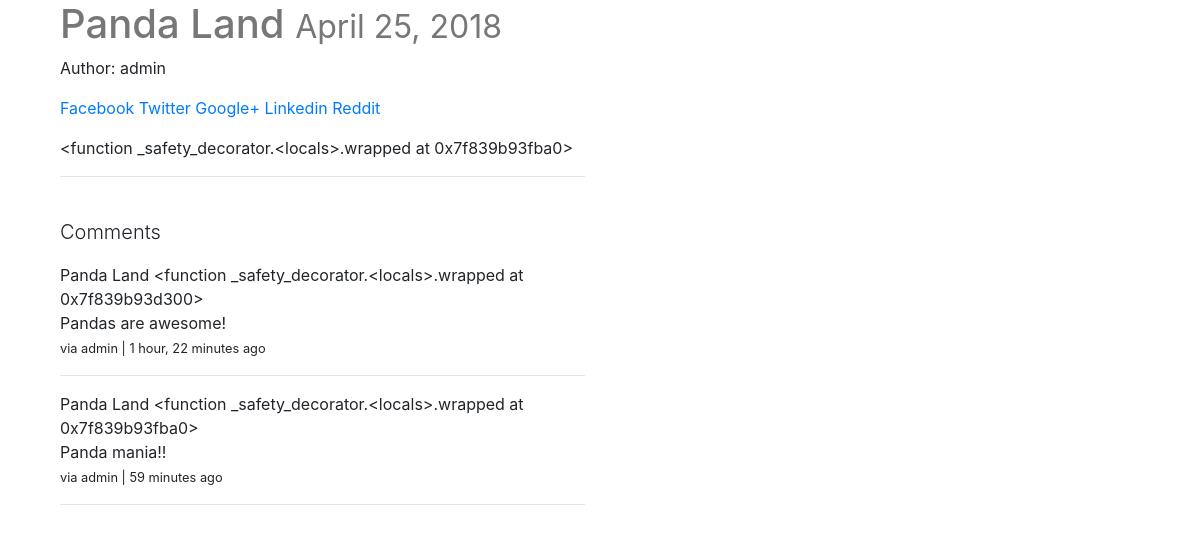
The app's page /posts/Panda/ with its own data.
### posts/models.py (models this page shows, shortened)
class Post(models.Model):
    user = models.ForeignKey(settings.AUTH_USER_MODEL, on_delete=models.CASCADE, default=1)
    title = models.CharField(max_length=120)
    slug = models.SlugField(unique=True)
    image = models.ImageField(
        upload_to=upload_location,
        null=True,
        blank=True,
        width_field ='width_field',
        height_field='height_field')
    height_field = models.IntegerField(null=True, default=0)
    width_field = models.IntegerField(null=True, default=0)
    content = models.TextField()
    draft = models.BooleanField(default=False)
    publish = models.DateField(auto_now=False, auto_now_add=False)
    last_updated = models.DateTimeField(auto_now=True, auto_now_add=False)
    timestamp = models.DateTimeField(auto_now=False, auto_now_add=True)
    objects = PostManager()
    def __str__(self):
        return self.title
    class Meta:
        ordering = [
            '-timestamp',
            '-last_updated'
        ]
    def get_markdown(self):
        content = self.content
        return mark_safe(markdown(content)) #Wraps in markdown and marksafe to allow proper rendering

### comments/models.py (models this page shows, shortened)
class Comment(models.Model):
    user           = models.ForeignKey(settings.AUTH_USER_MODEL, on_delete=models.CASCADE, default=1)
    content_type   = models.ForeignKey(ContentType, on_delete=models.CASCADE)
    object_id      = models.PositiveIntegerField()
    content_object = GenericForeignKey('content_type', 'object_id')
    content     = models.TextField()
    timestamp   = models.DateTimeField(auto_now_add=True)

### posts/views.py (the view)
# urls.py: path('<slug:slug>/', post_detail, name="detail"),
def post_detail(request, slug=None):
    instance = get_object_or_404(Post, slug=slug)
    if instance.draft or instance.publish > timezone.now().date():
        if not request.user.is_staff or not request.user.is_superuser:
            raise Http404
    share_string = quote_plus(instance.content)
    content_type = ContentType.objects.get_for_model(Post)
    obj_id = instance.id
    comments = Comment.objects.filter(content_type=content_type, object_id=obj_id)
    context = {
        "title": instance.title,
        "instance": instance,
        "share_string": share_string,
        "comments": comments
    }
    return render(request, "post_detail.html", context)

### posts/templatetags/urlify.py (called while the page is built)
@register.filter
def urlify(value):
    return quote_plus(value)

### templates/post_detail.html (shortened to what this page needs)
{% extends 'base.html' %}
{% load urlify %}
{% block content %}
    <div class='col-sm-6 col-sm-offset-3'>
        <h1>{{ title }} <small> {% if instance.draft %} <span style='color:red;'>Draft</span> {% endif %}  {{ instance.publish }} </small> </h1>
        {% if instance.user %}
            <p>Author: {{ instance.user }}</p>
        {% endif %}
        <p>
            <a href="https://www.facebook.com/sharer/sharer.php?u={{ request.build_absolute_uri }}">
                Facebook
            </a>
            <a href="https://twitter.com/home?status={{ instance.content|truncatechars:80|urlify }}%20{{ request.build_absolute_uri }}/">
                Twitter
            </a>
            <a href='https://plus.google.com/share?url={{ request.build_absolute_uri }}'>Google+</a>
            <a href="https://www.linkedin.com/shareArticle?mini=true&url={{ request.build_absolute_uri }}/&title={{ instance.title}}&summary={{ share_string }}&source={{ request.build_absolute_uri }}">
                Linkedin
            </a>
            <a href="http://www.reddit.com/submit?url={{ request.build_absolute_uri }}&title={{ instance.title}}.">Reddit</a>
        </p>
        <div class="row">
            <div class="col-sm-12">
                <div class='post-detail-item'>
                    {{ instance.get_markdown }}
                </div>
                <hr>
                <br/>
                <div>
                    <p class='lead'>Comments</p>
                    {% for comment in comments %}
                    {{ comment.content_object }}
                    {{ comment.content_object.get_markdown }}
                        <div class=''>
                            {{ comment.content }}
                            <br>
                            <small>via {{ comment.user }} | {{ comment.timestamp|timesince }} ago </small>
                            <hr>
                        </div>
                    {% endfor %}
                </div>
            </div>
        </div>
    </div>
{% endblock content %}

### templates/base.html (shortened to what this page needs)
{% load static %}
<!DOCTYPE html>
<html lang="en">
  <head>
    <link rel="stylesheet" href="https://maxcdn.bootstrapcdn.com/bootstrap/4.0.0/css/bootstrap.min.css">
    <link rel='stylesheet' href="https://stackpath.bootstrapcdn.com/font-awesome/4.7.0/css/font-awesome.min.css">
    <link rel="stylesheet" type="text/css" href="{% static '/css/base.css' %}">
  </head>
  <body>
    {% block body %}
      <div class="container">
        {% block content %} {% endblock %}
      </div>
    {% endblock body %}
  </body>
</html>

### static/css/base.css (style rules this page uses)
h1 { color: #777777; }

### records on screen
Post: title "Panda Land", publish "April 25, 2018", user "admin", get_markdown "<function _safety_decorator.<locals>.wrapped at 0x7f839b93fba0>"
Comment: content_object "Panda Land", content_object.get_markdown "<function _safety_decorator.<locals>.wrapped at 0x7f839b93d300>", content "Pandas are awesome!", user "admin", timestamp "1 hour, 22 minutes"
Comment: content_object "Panda Land", content_object.get_markdown "<function _safety_decorator.<locals>.wrapped at 0x7f839b93fba0>", content "Panda mania!!", user "admin", timestamp "59 minutes"
